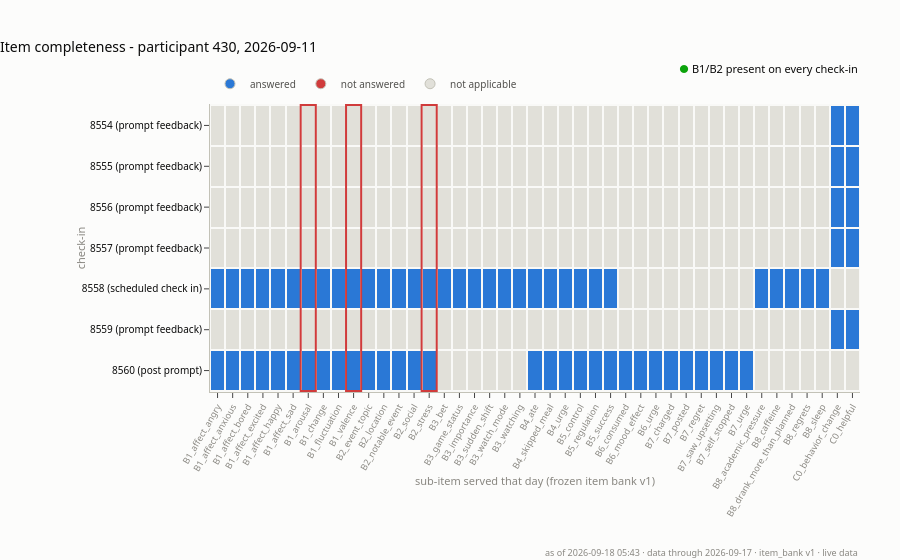

The notebook cell this image was saved under:
### Markdown cell above
## 3C - Item completeness

### Code cell
# One row per check-in that day, one column per sub-item actually served, three
# states: answered, not answered, and not applicable (a branching gate closed,
# which is not a failure).
# B1_valence, B1_arousal and B2_stress are ringed in red because they feed
# calculate_mssd: a check-in missing them produces no decision point at all,
# which is a hole in the trial rather than a data-quality note.
# Both of 1001's check-ins are 100% complete on the served set; the 9
# not-applicable cells are the B4-B7 rotation differing between the two.
plot_completeness_matrix(TIMELINE_USER, TIMELINE_DATE)

### Figure 1 — Plotly figure (JSON) as saved in the notebook; plotly's stock layout.template omitted (floating-point values rounded to 4 significant figures; data arrays with more than 128 entries replaced by an {"elided": "..."} marker saying what was removed)
{"data": [{"colorscale": [[0, "#2a78d6"], [0.33, "#2a78d6"], [0.34, "#d03b3b"], [0.66, "#d03b3b"], [0.67, "#e1e0d9"], [1, "#e1e0d9"]], "hovertemplate": "%{y}<br>%{x}<br>%{text}<extra></extra>", "showscale": false, "text": {"elided": "7x43 str values"}, "type": "heatmap", "x": ["B1_affect_angry", "B1_affect_anxious", "B1_affect_bored", "B1_affect_excited", "B1_affect_happy", "B1_affect_sad", "B1_arousal", "B1_change", "B1_fluctuation", "B1_valence", "B2_event_topic", "B2_location", "B2_notable_event", "B2_social", "B2_stress", "B3_bet", "B3_game_status", "B3_importance", "B3_sudden_shift", "B3_watch_mode", "B3_watching", "B4_ate", "B4_skipped_meal", "B4_urge", "B5_control", "B5_regulation", "B5_success", "B6_consumed", "B6_mood_effect", "B6_urge", "B7_charged", "B7_posted", "B7_regret", "B7_saw_upsetting", "B7_self_stopped", "B7_urge", "B8_academic_pressure", "B8_caffeine", "B8_drank_more_than_planned", "B8_regrets", "B8_sleep", "C0_behavior_change", "C0_helpful"], "xgap": 2, "y": ["8554 (prompt feedback)", "8555 (prompt feedback)", "8556 (prompt feedback)", "8557 (prompt feedback)", "8558 (scheduled check in)", "8559 (prompt feedback)", "8560 (post prompt)"], "ygap": 2, "z": {"elided": "7x43 int values"}, "zmax": 2, "zmin": 0}, {"marker": {"color": "#2a78d6", "line": {"color": "#c3c2b7", "width": 1}, "size": 10}, "mode": "markers", "name": "answered", "showlegend": true, "type": "scatter", "x": [null], "y": [null]}, {"marker": {"color": "#d03b3b", "line": {"color": "#c3c2b7", "width": 1}, "size": 10}, "mode": "markers", "name": "not answered", "showlegend": true, "type": "scatter", "x": [null], "y": [null]}, {"marker": {"color": "#e1e0d9", "line": {"color": "#c3c2b7", "width": 1}, "size": 10}, "mode": "markers", "name": "not applicable", "showlegend": true, "type": "scatter", "x": [null], "y": [null]}], "layout": {"annotations": [{"font": {"color": "#898781", "family": "system-ui, -apple-system, \"Segoe UI\", sans-serif", "size": 9}, "showarrow": false, "text": "as of 2026-09-18 05:43 · data through 2026-09-17 · item_bank v1 · live data", "x": 1, "xanchor": "right", "xref": "paper", "y": 0, "yanchor": "top", "yref": "paper", "yshift": -152}, {"font": {"color": "#0b0b0b", "family": "system-ui, -apple-system, \"Segoe UI\", sans-serif", "size": 11}, "showarrow": false, "text": "<span style='color:#0ca30c'>●</span> B1/B2 present on every check-in", "x": 1, "xanchor": "right", "xref": "paper", "y": 1, "yanchor": "bottom", "yref": "paper", "yshift": 26}], "font": {"color": "#52514e", "family": "system-ui, -apple-system, \"Segoe UI\", sans-serif", "size": 12}, "height": 560, "hoverlabel": {"bgcolor": "#fcfcfb", "font": {"color": "#0b0b0b", "family": "system-ui, -apple-system, \"Segoe UI\", sans-serif"}}, "legend": {"font": {"color": "#52514e", "size": 10}, "orientation": "h", "x": 0, "y": 1.02, "yanchor": "bottom"}, "margin": {"b": 168, "l": 210, "r": 40, "t": 104}, "paper_bgcolor": "#fcfcfb", "plot_bgcolor": "#f9f9f7", "shapes": [{"fillcolor": "rgba(0,0,0,0)", "line": {"color": "#d03b3b", "width": 2}, "type": "rect", "x0": 8.5, "x1": 9.5, "y0": -0.5, "y1": 6.5}, {"fillcolor": "rgba(0,0,0,0)", "line": {"color": "#d03b3b", "width": 2}, "type": "rect", "x0": 5.5, "x1": 6.5, "y0": -0.5, "y1": 6.5}, {"fillcolor": "rgba(0,0,0,0)", "line": {"color": "#d03b3b", "width": 2}, "type": "rect", "x0": 13.5, "x1": 14.5, "y0": -0.5, "y1": 6.5}], "showlegend": true, "title": {"font": {"color": "#0b0b0b", "size": 14}, "text": "Item completeness - participant 430, 2026-09-11", "x": 0, "xanchor": "left"}, "xaxis": {"linecolor": "#c3c2b7", "showgrid": false, "tickangle": -60, "tickfont": {"color": "#898781", "size": 9}, "title": {"font": {"color": "#898781", "size": 11}, "text": "sub-item served that day (frozen item bank v1)"}, "zeroline": false}, "yaxis": {"autorange": "reversed", "linecolor": "#c3c2b7", "showgrid": false, "tickfont": {"color": "#0b0b0b", "size": 10}, "title": {"font": {"color": "#898781", "size": 11}, "text": "check-in"}, "zeroline": false}}}
